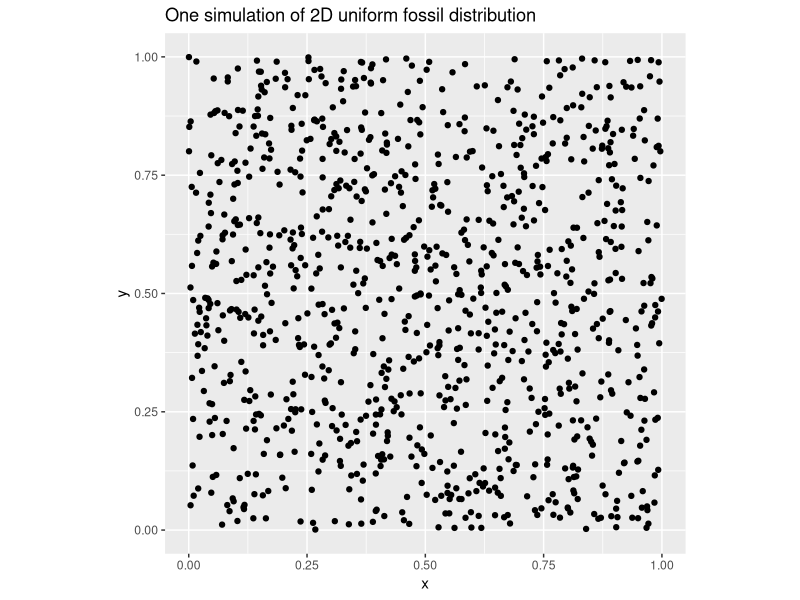
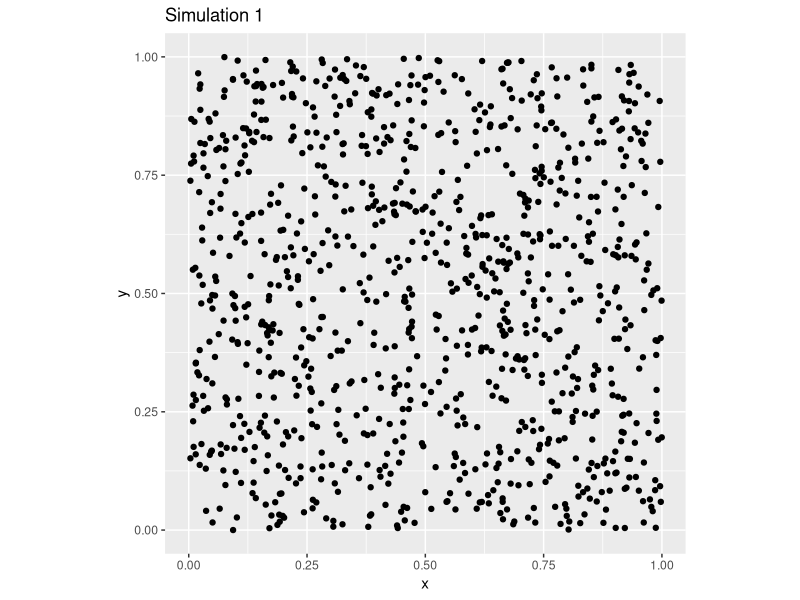
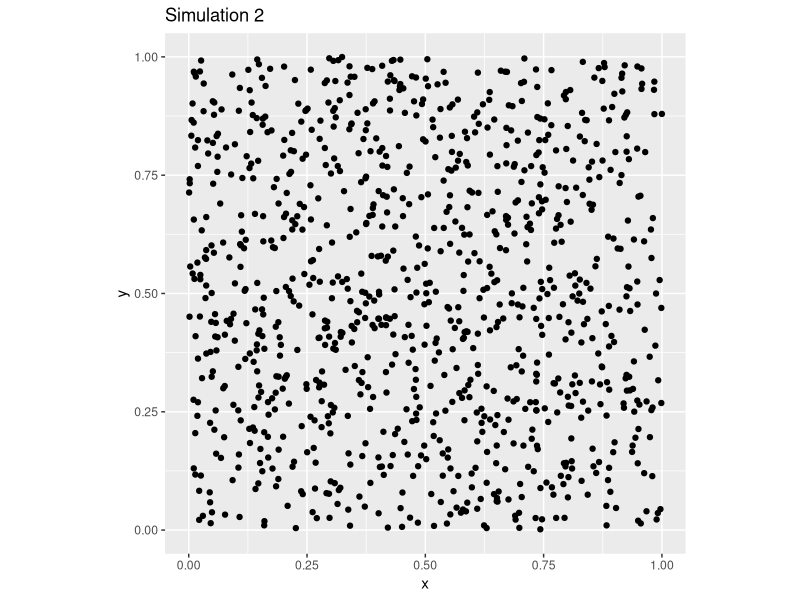
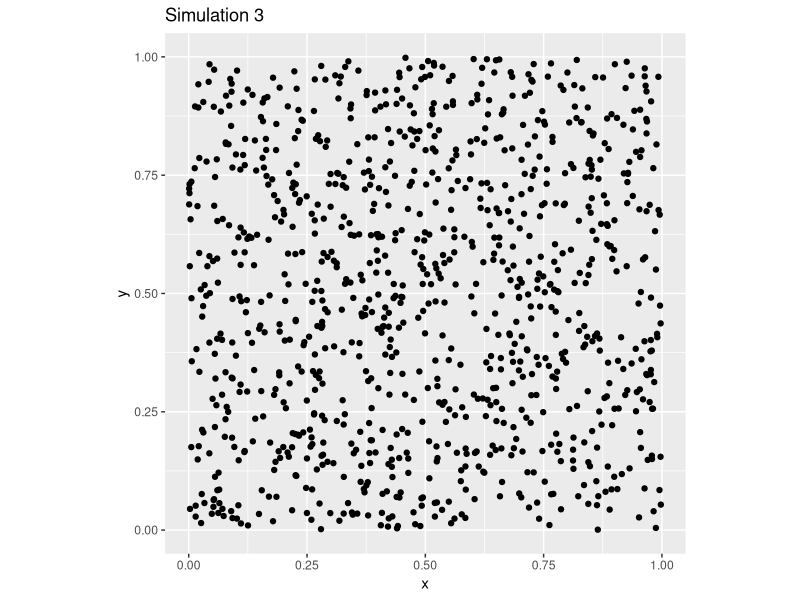
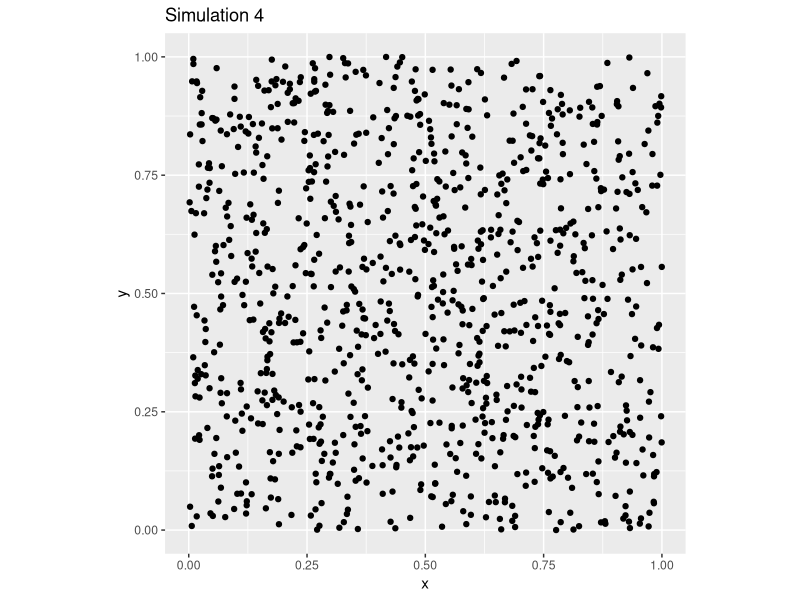
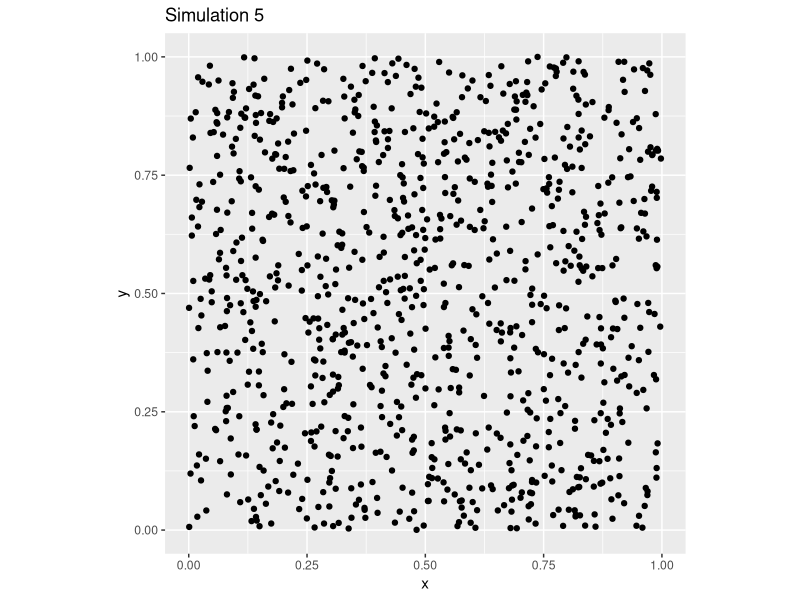
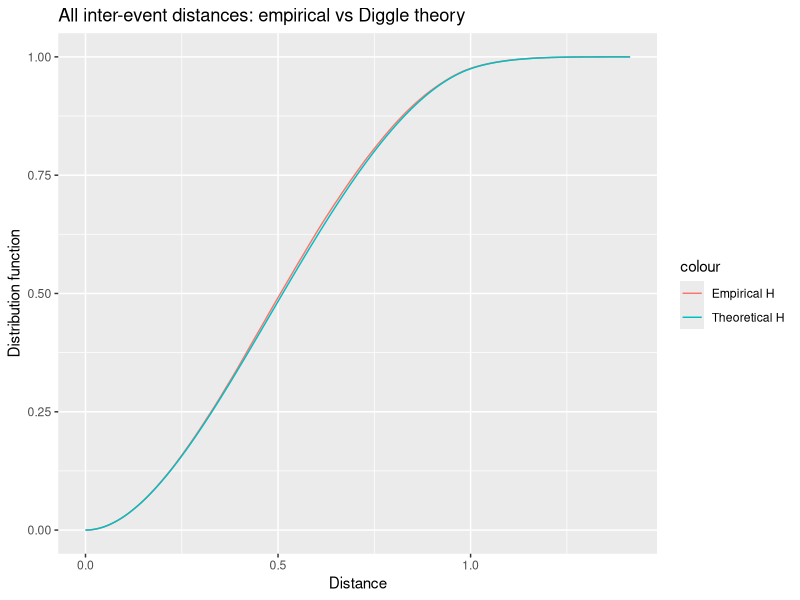
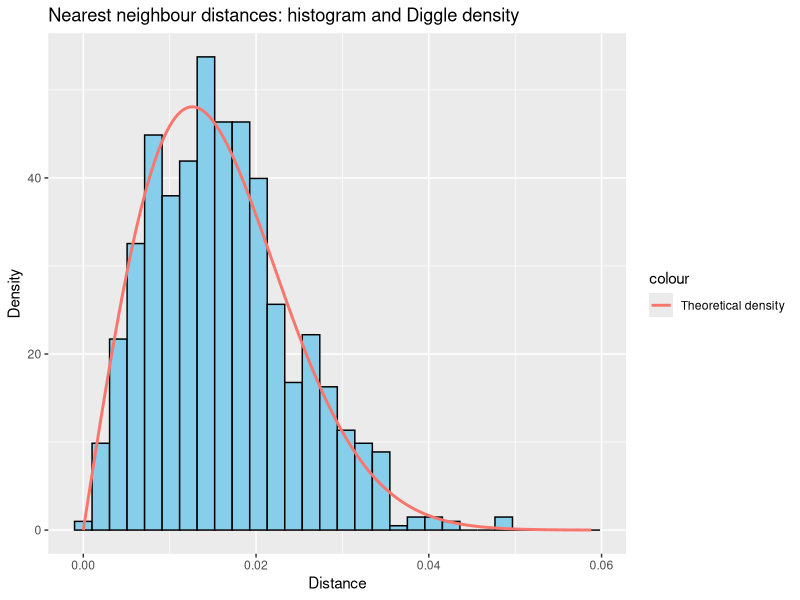

R code for these plots, in order:
## ---- chunk 1
knitr::opts_chunk$set(echo = TRUE)
## ---- chunk 2
library(tibble)
library(ggplot2)
## ---- chunk 3
set.seed(123)
n1 <- 1000
## ---- chunk 4
x <- runif(n1, min = 0, max = 1)
y <- runif(n1, min = 0, max = 1)
## ---- chunk 5
points <- tibble(x = x, y = y)
head(points)
## ---- chunk 6
ggplot(points, aes(x = x, y = y)) +
  geom_point() +
  coord_fixed(xlim = c(0, 1), ylim = c(0, 1)) +
  ggtitle("One simulation of 2D uniform fossil distribution")
## ---- chunk 7
for (i in 1:5) {
  # Generate a new set of random x- and y-coordinates
  x <- runif(n1, min = 0, max = 1)
  y <- runif(n1, min = 0, max = 1)

  # Put the coordinates into a tibble
  points_s <- tibble(x = x, y = y)

  # Create a scatter plot for this simulation
  p <- ggplot(points_s, aes(x = x, y = y)) +
    geom_point() +
    coord_fixed(xlim = c(0, 1), ylim = c(0, 1)) +
    ggtitle(paste("Simulation", i))
  print(p)
}
## ---- chunk 8
# Convert the tibble to a matrix
# Each row is still one point
point_matrix <- as.matrix(points)

# Compute all pairwise distances between the points
all_distances <- dist(point_matrix)

# Print all pairwise distances
as.matrix(all_distances)[1:10, 1:10]

## ---- chunk 9
# Turn the dist object into a numeric vector
all_distances_vector <- as.numeric(all_distances)

# Define Diggle's H(t) for a unit square
H_t <- function(t) {
  result <- numeric(length(t))
  
  part1 <- (t >= 0) & (t <= 1)
  result[part1] <- pi * t[part1]^2 -
    (8 / 3) * t[part1]^3 +
    0.5 * t[part1]^4
  
  part2 <- (t > 1) & (t <= sqrt(2))
  result[part2] <- 1/3 -
    2 * t[part2]^2 -
    0.5 * t[part2]^4 +
    (4 / 3) * sqrt(t[part2]^2 - 1) * (2 * t[part2]^2 + 1) +
    2 * t[part2]^2 * asin(2 / t[part2]^2 - 1)
  
  result[t > sqrt(2)] <- 1
  result[t < 0] <- 0
  
  return(result)
}

# Create a grid of distances in my 1 x 1 square
t_grid <- seq(0, sqrt(2), length.out = 200)

# Empirical distribution function for all pairwise distances
empirical_H <- sapply(t_grid, function(t) {
  mean(all_distances_vector <= t)
})

theoretical_H <- H_t(t_grid)

# Put results into a data frame
all_distance_df <- data.frame(
  t = t_grid,
  empirical_H = empirical_H,
  theoretical_H = theoretical_H
)

head(all_distance_df)
## ---- chunk 10
ggplot(all_distance_df, aes(x = t)) +
  geom_line(aes(y = empirical_H, colour = "Empirical H")) +
  geom_line(aes(y = theoretical_H, colour = "Theoretical H")) +
  labs(
    title = "All inter-event distances: empirical vs Diggle theory",
    x = "Distance",
    y = "Distribution function",
  )
## ---- chunk 11
# Turn the points tibble into a matrix
point_matrix <- as.matrix(points)

# Compute the full distance matrix
distance_matrix <- as.matrix(dist(point_matrix))

# The distance from one point to itself is 0
# We change the diagonal to Inf so it will not be chosen as the nearest neighbor
diag(distance_matrix) <- Inf

# For each point, find the smallest distance
nearest_distances <- apply(distance_matrix, 1, min)

# Print the nearest neighbor distances
head(nearest_distances)
## ---- chunk 12
# Intensity lambda = number of points / area
lambda <- n1 / (1 * 1)

g_y <- function(y, lambda) {
  2 * pi * lambda * y * exp(-lambda * pi * y^2)
}

# Create a grid of distance values
y_grid <- seq(0, max(nearest_distances) * 1.2, length.out = 200)

nn_density_df <- data.frame(
  y = y_grid,
  theoretical_g = g_y(y_grid, lambda)
)

head(nn_density_df)
## ---- chunk 13
ggplot(tibble(nn = nearest_distances), aes(x = nn)) +
  geom_histogram(
    aes(y = after_stat(density)),
    bins = 30,
    fill = "skyblue",
    colour = "black"
  ) +
  geom_line(
    data = nn_density_df,
    aes(x = y, y = theoretical_g, colour = "Theoretical density"),
    linewidth = 1
  ) +
  labs(
    title = "Nearest neighbour distances: histogram and Diggle density",
    x = "Distance",
    y = "Density",
  )

## ---- chunk 14
# Number of marker particles
n_marker1 <- 500

# Generate marker coordinates
marker_x <- runif(n_marker1, min = 0, max = 1)
marker_y <- runif(n_marker1, min = 0, max = 1)

# Put marker coordinates into a tibble
markers <- tibble(x = marker_x, y = marker_y)

# Print the first few marker coordinates
head(markers)

## ---- chunk 15
# Add labels so we can plot fossils and markers together

points$type <- "Fossil"
markers$type <- "Marker"

all_points <- rbind(points, markers)

ggplot(all_points, aes(x = x, y = y, colour = type)) +
  geom_point() +
  ggtitle("Fossils and markers in the region")

## ---- chunk 16
# Convert marker tibble to a matrix
marker_matrix <- as.matrix(markers[, c("x", "y")])

# Compute all pairwise distances between marker particles
marker_all_distances <- dist(marker_matrix)

# Turn the dist object into a numeric vector
marker_ad_vector <- as.numeric(marker_all_distances)

# Use the same distance grid as before
marker_t_grid <- seq(0, sqrt(2), length.out = 200)

# Empirical distribution function for all marker distances
marker_empirical_H <- sapply(marker_t_grid, function(t) {
  mean(marker_ad_vector <= t)
})

# Theoretical H(t) for a unit square
marker_theoretical_H <- H_t(marker_t_grid)

# Put results into a data frame
marker_ad_df <- data.frame(
  t = marker_t_grid,
  empirical_H = marker_empirical_H,
  theoretical_H = marker_theoretical_H
)

head(marker_ad_df)
## ---- chunk 17
ggplot(marker_ad_df, aes(x = t)) +
  geom_line(aes(y = empirical_H, colour = "Empirical H")) +
  geom_line(aes(y = theoretical_H, colour = "Theoretical H")) +
  labs(
    title = "Markers: all inter-event distances",
    x = "Distance",
    y = "Distribution function",
  )
## ---- chunk 18
# Compute the full distance matrix for marker particles
marker_matrix1 <- as.matrix(dist(marker_matrix))

# Ignore the distance from each point to itself
diag(marker_matrix1) <- Inf

# For each marker particle, find the nearest neighbor distance
marker_nearest_distances <- apply(marker_matrix1, 1, min)

# Print the nearest neighbor distances
head(marker_nearest_distances)

## ---- chunk 19
# Intensity lambda for marker particles
lambda_marker <- n_marker1 / (1 * 1)

# Create a grid of distance values
marker_y_grid <- seq(0, max(marker_nearest_distances) * 1.2, length.out = 200)

marker_density_df <- data.frame(
  y = marker_y_grid,
  theoretical_g = g_y(marker_y_grid, lambda_marker)
)

head(marker_density_df)

## ---- chunk 20
ggplot(tibble(nn = marker_nearest_distances), aes(x = nn)) +
  geom_histogram(aes(y = after_stat(density)),
                 bins = 30, fill = "lightgreen", colour = "black") +
  geom_line(data = marker_density_df,
            aes(x = y, y = theoretical_g, colour = "Theoretical density"),
            linewidth = 1) +
  labs(
    title = "Markers: nearest neighbour distances",
    x = "Distance",
    y = "Density",
  )

## ---- chunk 21
n_cal <- 20

n_ext <- 20

fov_size <- 0.1

region_size <- 1

# Check that the region can be evenly divided into square FOV cells
n_side <- region_size / fov_size

## ---- chunk 22
if (abs(n_side - round(n_side)) > 1e-10) {
  stop("fov_size must divide the region size exactly.")
}

n_side <- as.integer(round(n_side))

# Create all grid cell positions
all_grid <- expand.grid(
  x = seq(0, region_size - fov_size, by = fov_size),
  y = seq(0, region_size - fov_size, by = fov_size)
)

# Remove the outermost edge cells to reduce edge effects
inner_grid <- subset(
  all_grid,
  x > 0 & x < (region_size - fov_size) &
  y > 0 & y < (region_size - fov_size)
)

# Check that enough inner cells exist
if (nrow(inner_grid) < n_cal + n_ext) {
  stop("Not enough inner grid cells for the requested number of FOVs.")
}

# Calibration FOVs
cal_idx <- sample(1:nrow(inner_grid), size = n_cal, replace = FALSE)
cal_fovs <- inner_grid[cal_idx, ]

# Extrapolation FOVs from remaining inner cells
remaining_grid <- inner_grid[-cal_idx, ]
ext_idx <- sample(1:nrow(remaining_grid), size = n_ext, replace = FALSE)
ext_fovs <- remaining_grid[ext_idx, ]

cal_x <- cal_fovs$x
cal_y <- cal_fovs$y

ext_x <- ext_fovs$x
ext_y <- ext_fovs$y
## ---- chunk 23
cal_fossil <- numeric(n_cal)

for (i in 1:n_cal) {
  cal_fossil[i] <- sum(
    points$x >= cal_x[i] &
    points$x < cal_x[i] + fov_size &
    points$y >= cal_y[i] &
    points$y < cal_y[i] + fov_size
  )
}

cal_df <- tibble(
  fov = 1:n_cal,
  x = cal_x,
  y = cal_y,
  fossil = cal_fossil
)

print(cal_df)
## ---- chunk 24
ext_marker <- numeric(n_ext)

for (i in 1:n_ext) {
  ext_marker[i] <- sum(
    markers$x >= ext_x[i] &
    markers$x < ext_x[i] + fov_size &
    markers$y >= ext_y[i] &
    markers$y < ext_y[i] + fov_size
  )
}

ext_df <- tibble(
  fov = 1:n_ext,
  x = ext_x,
  y = ext_y,
  marker = ext_marker
)

print(ext_df)

## ---- chunk 25

ggplot() +
  geom_point(data = points, aes(x = x, y = y), colour = "black") +
  geom_point(data = markers, aes(x = x, y = y), colour = "red") +
  geom_rect(
    data = cal_df,
    aes(xmin = x, xmax = x + fov_size, ymin = y, ymax = y + fov_size),
    fill = NA, colour = "blue", linewidth = 0.7
  ) +
  geom_rect(
    data = ext_df,
    aes(xmin = x, xmax = x + fov_size, ymin = y, ymax = y + fov_size),
    fill = NA, colour = "darkgreen", linewidth = 0.7
  ) +
  coord_fixed(xlim = c(0, 1), ylim = c(0, 1)) +
  ggtitle("Fossils, markers, and non-overlapping FOVs")
## ---- chunk 26
# Mean fossil count in calibration FOVs
ybar <- mean(cal_df$fossil)
print(ybar)

# Estimated fossil count in extrapolation-count FOVs
xhat <- ybar * n_ext
print(xhat)
## ---- chunk 27
# Total number of markers counted in extrapolation FOVs
n_count <- sum(ext_df$marker)

# Total number of markers added
marker_total <- n_marker1

# Sample volume / area
V <- 1

# Estimated concentration
conc <- (xhat * marker_total) / (n_count * V)
print(conc)

## ---- chunk 28
# Proportional standard deviation for fossil counts
s3p <- sd(cal_df$fossil) / mean(cal_df$fossil)

# Percentage error
err <- 100 * sqrt(
  (s3p / sqrt(n_cal))^2 +
  (sqrt(n_count) / n_count)^2
)
print(err)
## ---- chunk 29
set.seed(456)
n <- 1000
n_marker <- 500

# Number of repeated simulations
n_rep <- 200

# Record start time
start_t <- Sys.time()

# True concentration
true_conc <- n / V

# Build fixed grid of candidate FOV locations
region_size <- 1
n_side <- region_size / fov_size

if (abs(n_side - round(n_side)) > 1e-10) {
  stop("fov_size must divide the region size exactly.")
}

n_side <- as.integer(round(n_side))

all_grid <- expand.grid(
  x = seq(0, region_size - fov_size, by = fov_size),
  y = seq(0, region_size - fov_size, by = fov_size)
)

# Remove outermost edge cells to reduce edge effects
inner_grid <- subset(
  all_grid,
  x > 0 & x < (region_size - fov_size) &
  y > 0 & y < (region_size - fov_size)
)

if (nrow(inner_grid) < n_cal + n_ext) {
  stop("Not enough inner grid cells for the requested number of FOVs.")
}

# Store results
conc_vec <- numeric(n_rep)
err_vec <- numeric(n_rep)
diff_vec <- numeric(n_rep)
percent_diff_vec <- numeric(n_rep)
effort_vec <- numeric(n_rep)

for (k in 1:n_rep) {
  
  # New fossil points
  x <- runif(n, min = 0, max = 1)
  y <- runif(n, min = 0, max = 1)
  points_k <- tibble(x = x, y = y)
  
  # New marker points
  mx <- runif(n_marker, min = 0, max = 1)
  my <- runif(n_marker, min = 0, max = 1)
  markers_k <- tibble(x = mx, y = my)
  
  # Select calibration FOVs from the fixed grid
  cal_idx <- sample(1:nrow(inner_grid), size = n_cal, replace = FALSE)
  cal_fovs <- inner_grid[cal_idx, ]
  
  # Select extrapolation FOVs from the remaining grid cells
  remaining_grid <- inner_grid[-cal_idx, ]
  ext_idx <- sample(1:nrow(remaining_grid), size = n_ext, replace = FALSE)
  ext_fovs <- remaining_grid[ext_idx, ]
  
  cal_x <- cal_fovs$x
  cal_y <- cal_fovs$y
  
  ext_x <- ext_fovs$x
  ext_y <- ext_fovs$y
  
  # Count fossils in calibration FOVs
  cal_fossil <- numeric(n_cal)
  
  for (i in 1:n_cal) {
    cal_fossil[i] <- sum(
      points_k$x >= cal_x[i] &
      points_k$x <  cal_x[i] + fov_size &
      points_k$y >= cal_y[i] &
      points_k$y <  cal_y[i] + fov_size
    )
  }
  
  # Count markers in extrapolation FOVs
  ext_marker <- numeric(n_ext)
  
  for (i in 1:n_ext) {
    ext_marker[i] <- sum(
      markers_k$x >= ext_x[i] &
      markers_k$x <  ext_x[i] + fov_size &
      markers_k$y >= ext_y[i] &
      markers_k$y <  ext_y[i] + fov_size
    )
  }
  
  # Effort for this simulation
  omega <- 2
  x_total <- sum(cal_fossil)
  n_total <- sum(ext_marker)
  effort_vec[k] <- (omega * n_cal) + x_total + (omega * n_ext) + n_total
  
  # Estimate concentration
  ybar <- mean(cal_fossil)
  xhat <- ybar * n_ext
  n_count <- sum(ext_marker)
  
  if (n_count == 0 || ybar == 0) {
    conc_vec[k] <- NA
    err_vec[k] <- NA
    diff_vec[k] <- NA
    percent_diff_vec[k] <- NA
  } else {
    conc_vec[k] <- (xhat * n_marker) / (n_count * V)
    
    s3p <- sd(cal_fossil) / mean(cal_fossil)
    err_vec[k] <- 100 * sqrt(
      (s3p / sqrt(n_cal))^2 +
      (sqrt(n_count) / n_count)^2
    )
    
    diff_vec[k] <- conc_vec[k] - true_conc
    percent_diff_vec[k] <- 100 * (conc_vec[k] - true_conc) / true_conc
  }
}

# Record total time
all_t <- Sys.time() - start_t
## ---- chunk 30
cat("True concentration =", true_conc, "\n")
cat("Mean estimated concentration =", mean(conc_vec, na.rm = TRUE), "\n")
cat("SD of estimated concentration =", sd(conc_vec, na.rm = TRUE), "\n")

cat("Mean error =", mean(err_vec, na.rm = TRUE), "\n")
cat("SD of error =", sd(err_vec, na.rm = TRUE), "\n")

cat("Mean difference =", mean(diff_vec, na.rm = TRUE), "\n")
cat("SD of difference =", sd(diff_vec, na.rm = TRUE), "\n")
cat("Mean percent difference =", mean(percent_diff_vec, na.rm = TRUE), "\n")
cat("SD of percent difference =", sd(percent_diff_vec, na.rm = TRUE), "\n")

cat("Mean effort =", mean(effort_vec, na.rm = TRUE), "\n")
cat("SD of effort =", sd(effort_vec, na.rm = TRUE), "\n")

cat("Total runtime =", all_t, "\n")

## ---- chunk 31
mean_conc <- mean(conc_vec, na.rm = TRUE)
sd_conc <- sd(conc_vec, na.rm = TRUE)

mean_err <- mean(err_vec, na.rm = TRUE)
sd_err <- sd(err_vec, na.rm = TRUE)

# Simulation-based coefficient of variation (%)
sim_cv <- 100 * sd_conc / mean_conc

# Difference between theoretical error and observed variability
err_diff <- mean_err - sim_cv
err_percent_diff <- 100 * err_diff / sim_cv

cat("Mean theoretical error =", mean_err, "\n")
cat("SD of theoretical error =", sd_err, "\n")
cat("Simulation-based CV =", sim_cv, "\n")
cat("Difference between theoretical error and simulation CV =", err_diff, "\n")
cat("Percent difference =", err_percent_diff, "\n")
## ---- chunk 32
accuracy_df <- tibble(conc = conc_vec)

ggplot(accuracy_df, aes(x = conc)) +
  geom_histogram(bins = 30, fill = "skyblue", colour = "black") +
  geom_vline(xintercept = true_conc, colour = "red", linewidth = 1) +
  labs(
    title = "Estimated concentration compared with true concentration",
    x = "Estimated concentration",
    y = "Count"
  )

## ---- chunk 33
mean_conc <- mean(conc_vec, na.rm = TRUE)
mean_diff_true <- mean_conc - true_conc
percent_diff_true <- 100 * (mean_conc - true_conc) / true_conc

cat("True concentration =", true_conc, "\n")
cat("Mean estimated concentration =", mean_conc, "\n")

## ---- chunk 34
# Check bias
bias <- mean_conc - true_conc

# Correction factor
correction_factor <- true_conc / mean_conc

# Corrected estimates
conc_vec_corrected <- conc_vec * correction_factor

# Check corrected mean
mean_conc_corrected <- mean(conc_vec_corrected, na.rm = TRUE)

cat("Bias =", bias, "\n")
cat("Correction factor =", correction_factor, "\n")
cat("Corrected mean concentration =", mean_conc_corrected, "\n")

## ---- chunk 35
cat("Mean effort =", mean(effort_vec, na.rm = TRUE), "\n")
cat("SD of effort =", sd(effort_vec, na.rm = TRUE), "\n")

## ---- chunk 36
# Plot the effort
effort_df <- tibble(effort = effort_vec)

ggplot(effort_df, aes(x = effort)) +
  geom_histogram(bins = 30, fill = "lightgreen", colour = "black") +
  labs(
    title = "Distribution of effort across repeated simulations",
    x = "Effort",
    y = "Count"
  )
